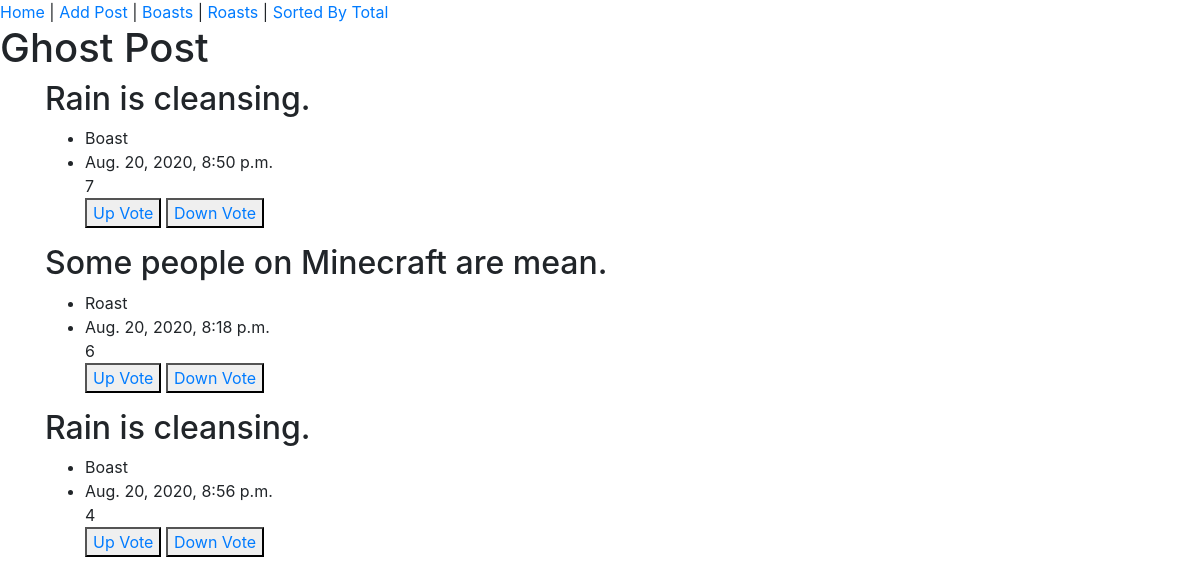
The page /sorted/ on the database as committed earlier.
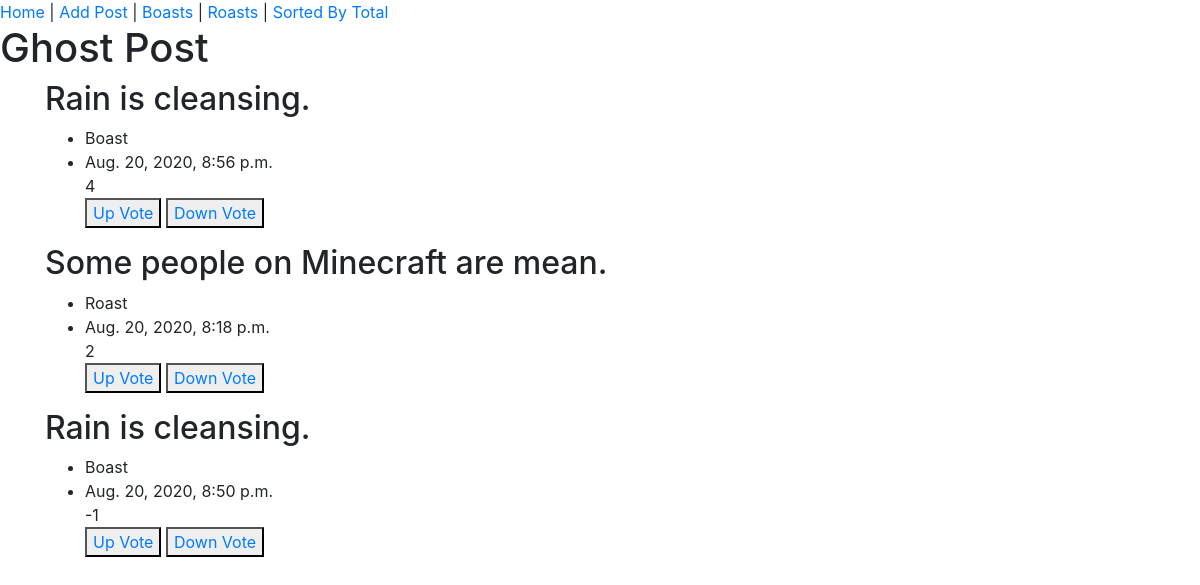
The same page on the database as committed later.
### ghostpost_app/models.py (models this page shows, shortened)
class Post(models.Model):
  isBoast = models.BooleanField()
  body = models.CharField(max_length=280)
  upVotes = models.IntegerField()
  downVotes = models.IntegerField()
  postDate = models.DateTimeField(default=timezone.now)
  @property
  def total(self):
    return self.upVotes - self.downVotes

### ghostpost_app/views.py (the view)
# urls.py: path('sorted/', views.sorted_view),
def sorted_view(request):
  posts = Post.objects.all()
  posts = sorted(posts, key=lambda post: post.total, reverse=True)
  return render(request, 'index.html', {"posts": posts})

### templates/index.html
{% extends 'base.html' %}
{% block content %}
  <div class="container">
    {% for post in posts %}
      <div>
        <h2>{{ post.body }}</h2>
        <ul>
          <li>{{ post.isBoast|yesno:"Boast,Roast" }}</li>
          <li>{{ post.postDate }}</li>
          <span>{{ post.total }}</span>
          <br>
          <button>
            <a href="/upvote/{{ post.id }}/">Up Vote</a> </button> <button> <a href="/downvote/{{ post.id }}/">Down Vote</a>
          </button>
        </ul>
      </div>
    {% endfor %}
  </div>
{% endblock content %}

Rows that differ between the two databases and show on the page:
changed Post "Aug. 20, 2020, 8:56 p.m.": moves up the list
changed Post "Some people on Minecraft are mean.": total "6" → "2"; moves down the list
changed Post "Aug. 20, 2020, 8:50 p.m.": total "7" → "-1"
